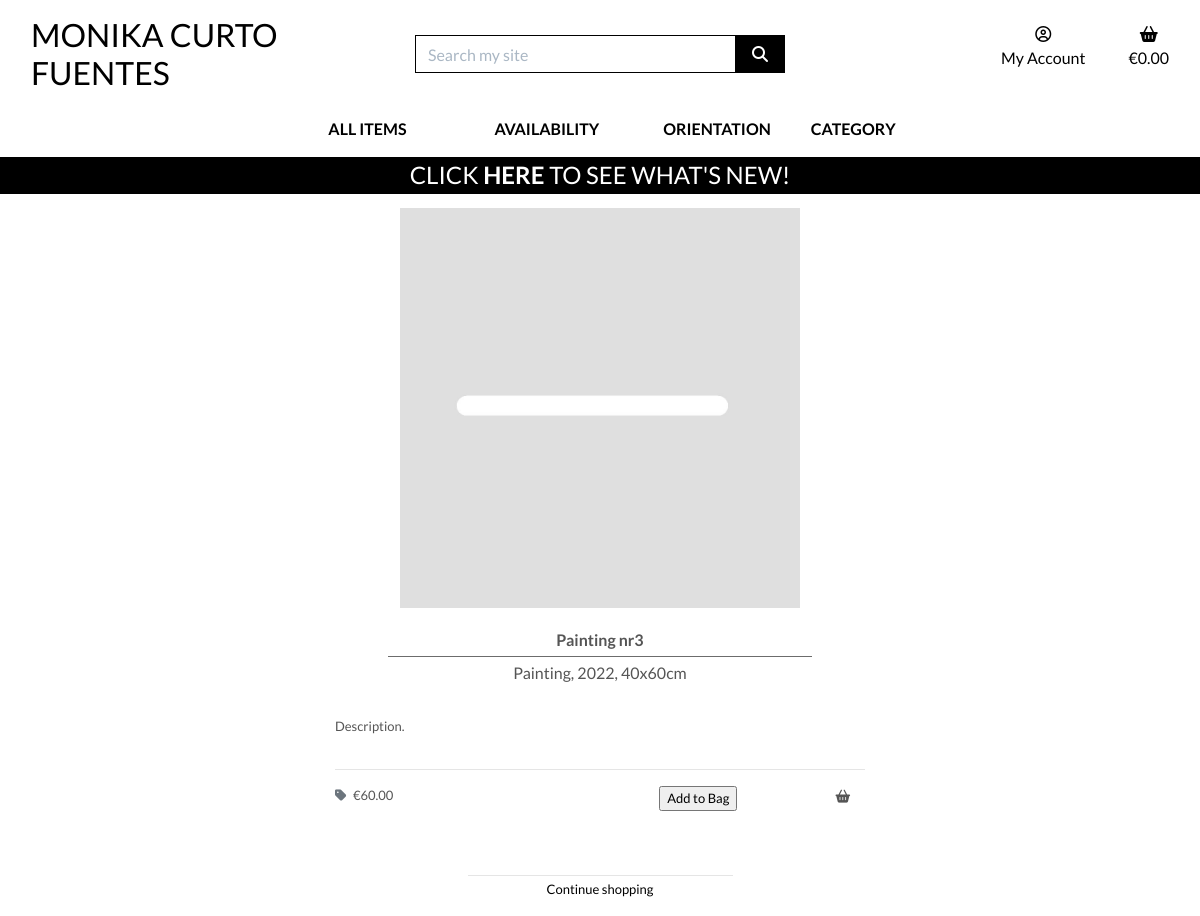
The page /products/6/ on the database as committed earlier.
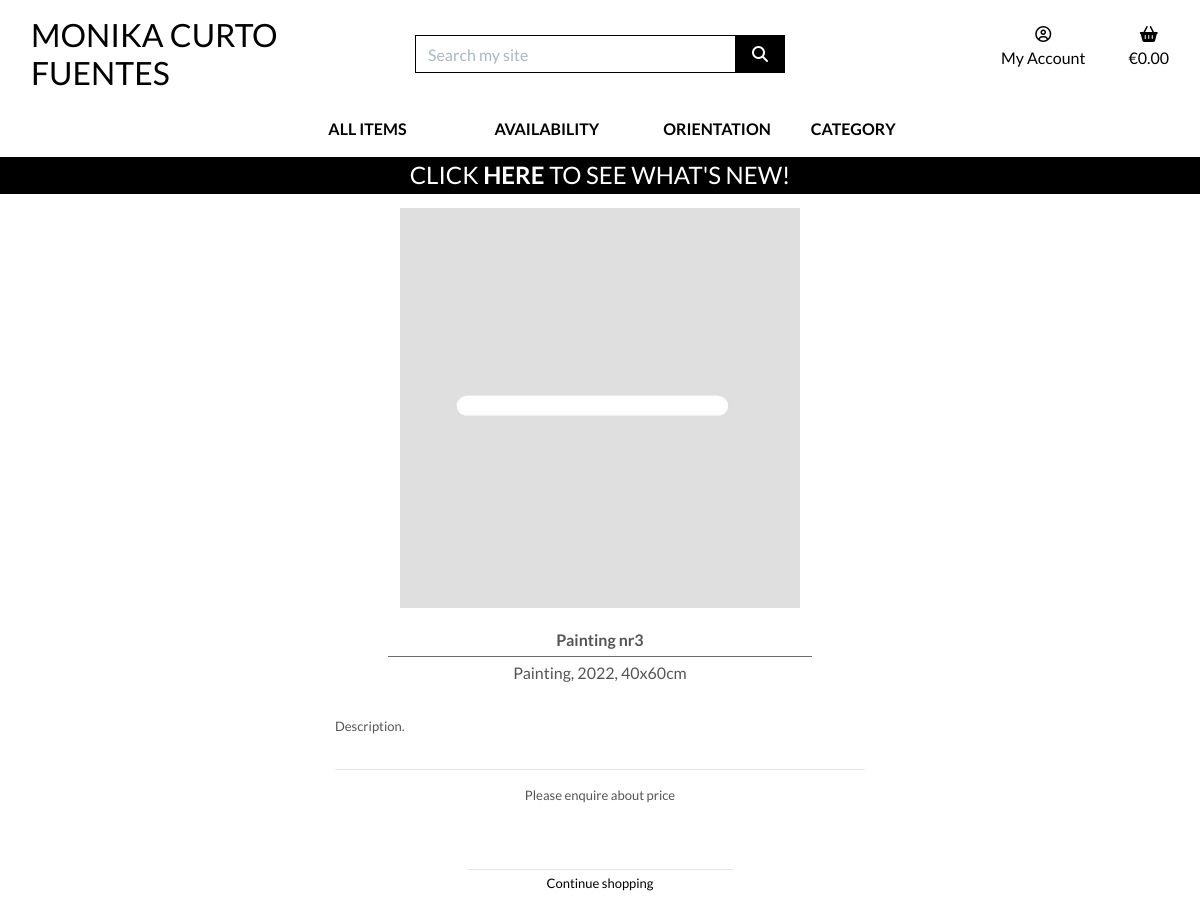
The same page on the database as committed later.
### products/models.py (models this page shows, shortened)
class Product(models.Model):
    sku = models.CharField(
        max_length=254,
        null=True,
        blank=True)
    title = models.CharField(
        max_length=254,
        unique=True)
    excerpt = models.TextField(
        blank=True)
    description = models.TextField()
    price = models.DecimalField(
        max_digits=6,
        decimal_places=2,
        null=True,
        blank=True)
    image = models.ImageField(
        null=True,
        blank=True)
    category = models.ForeignKey(
        'Category',
        null=True,
        blank=True,
        on_delete=models.SET_NULL)
    orientation = models.CharField(
        max_length=9,
        choices=ORIENTATION,
        null=True,
        blank=True)
    is_unique = models.BooleanField(
        default=True)
    priority = models.CharField(
        max_length=10,
        choices=PRIORITY_CHOICES,
        default="3 - Normal",
        null=True,
        blank=True)
    highlight = models.BooleanField(
        default=False)
    available = models.BooleanField(
        default=True)
    live = models.BooleanField(
        default=False)
    created_on = models.DateTimeField(
        auto_now_add=True)
    updated_on = models.DateTimeField(
        auto_now=True)
    class Meta:
        ordering = ['priority', 'created_on']

### products/views.py (the view)
def product_detail(request, product_id):
    product = get_object_or_404(Product, pk=product_id)
    bag = request.session.get('bag', {})
    product_in_bag = str(product_id) in bag.keys()
    context = {
        'product': product,
        'product_in_bag': product_in_bag
    }
    return render(request, 'products/product_detail.html', context)

### bag/contexts.py (called while the page is built, shortened)
def bag_contents(request):
    bag_items = []
    total = 0
    product_count = 0
    bag = request.session.get('bag', {})
    if total < settings.FREE_DELIVERY_THRESHOLD and total > 0:
        min_charge = settings.DELIVERY_MIN_CHARGE
        delivery = max(
            total * Decimal(settings.STANDARD_DELIVERY_PERCENTAGE / 100),
            min_charge)
        free_delivery_delta = settings.FREE_DELIVERY_THRESHOLD - total
    else:
        delivery = 0
        free_delivery_delta = 0
    grand_total = delivery + total
    context = {
        'bag_items': bag_items,
        'total': total,
        'product_count': product_count,
        'delivery': delivery,
        'free_delivery_delta': free_delivery_delta,
        'free_delivery_threshold': settings.FREE_DELIVERY_THRESHOLD,
        'grand_total': grand_total,
    }
    return context

### products/templates/products/product_detail.html (shortened to what this page needs)
{% extends "base.html" %}
{% load static %}
{% block page_header %}
    <div class="container header-container">
    </div>
{% endblock %}
{% block content %}
    <div class="container-fluid">
        <div class="row">
            <div class="col-12 col-md-8 offset-md-2 col-lg-6 offset-lg-3 mt-5">
                <div class="image-container text-center">
                    {% if product.image %}
                        <a href="{{ product.image.url }}" target="_blank">
                            <img src="{{ product.image.url }}" alt="{{ product.title }}" class="card-img-top img-fluid">
                        </a>
                    {% else %}
                        <a href="">
                            <img src="{{ MEDIA_URL }}placeholder.jpg" alt="{{ product.title }}" class="card-image-top img-fluid">
                        </a>
                    {% endif %}
                </div>
                <div class="card-body text-center">
                    <p class="mb-0 font-weight-bold">{{ product.title }}</p>
                    <hr class="hr-middle">
                    <p class="mb-0">{{ product.excerpt }}</p>
                </div>
                <div class="card-footer">
                    <div class="row mb-5">
                        <div class="col">
                            <p class="description">
                                {{ product.description }}
                            </p>
                            <hr class="mt-1">
                            {% if product.available and product.price %}
                                <p class="float-left">
                                    <i class="fas fa-tag mr-1 text-muted"></i>
                                    &euro;{{ product.price }}
                                </p>
                                <div class="col-5 float-right">
                                    <form class="form" action="{% url 'add_to_bag' product.id %}" method="POST">
                                        <div>
                                            <p text-right>
                                                {% if product_in_bag and product.is_unique %}
                                                    Item is in your <a href="{% url 'view_bag' %}">bag</a>
                                                {% else %}
                                                    <input type="submit" value="Add to Bag">
                                                {% endif %}
                                                <i class="fas fa-shopping-basket float-right mt-1"></i>
                                            </p>
                                        </div>
                                    </form>
                                </div>
                            {% elif product.available and not product.price %}
                                <p class="text-center">
                                    Please enquire about price
                                </p>
                            {% else %}
                                <p class="text-center">
                                    Item is not available for sale
                                </p>
                            {% endif %}
                    </div>
                </div>
                <div class="text-center">
                    <hr class="w-50 font-black mb-1">
                    <a href="{% url 'products' %}">
                        <p>Continue shopping</p>
                    </a>
                </div>
            </div>
        </div>
    </div>
{% endblock %}

Rows that differ between the two databases and show on the page:
changed Product "Painting nr3": price "60.00" → (not shown)
Other text that changed with them:
form field value: "Add to Bag" → (not shown)
text now shown: "Please enquire about price"
